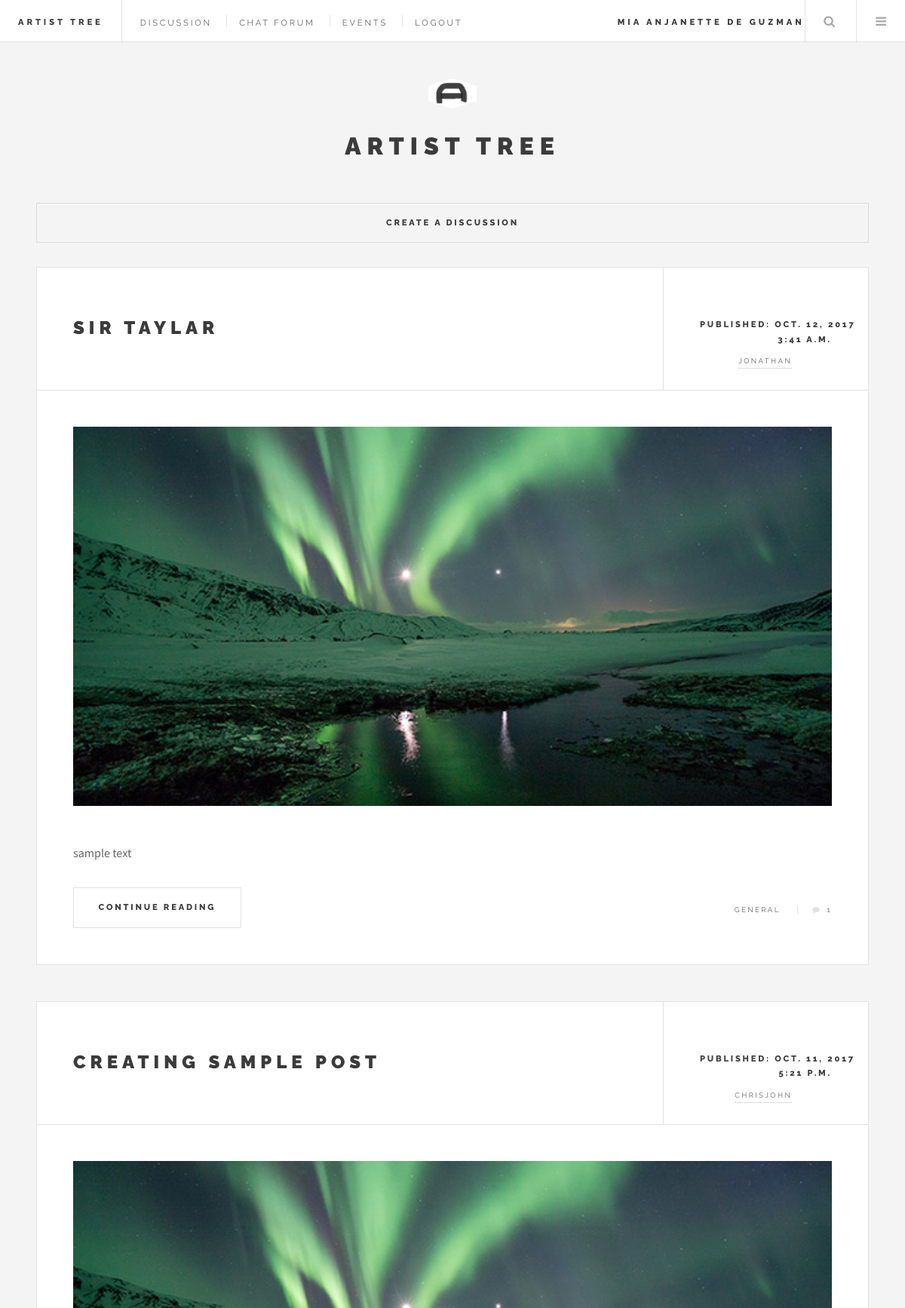
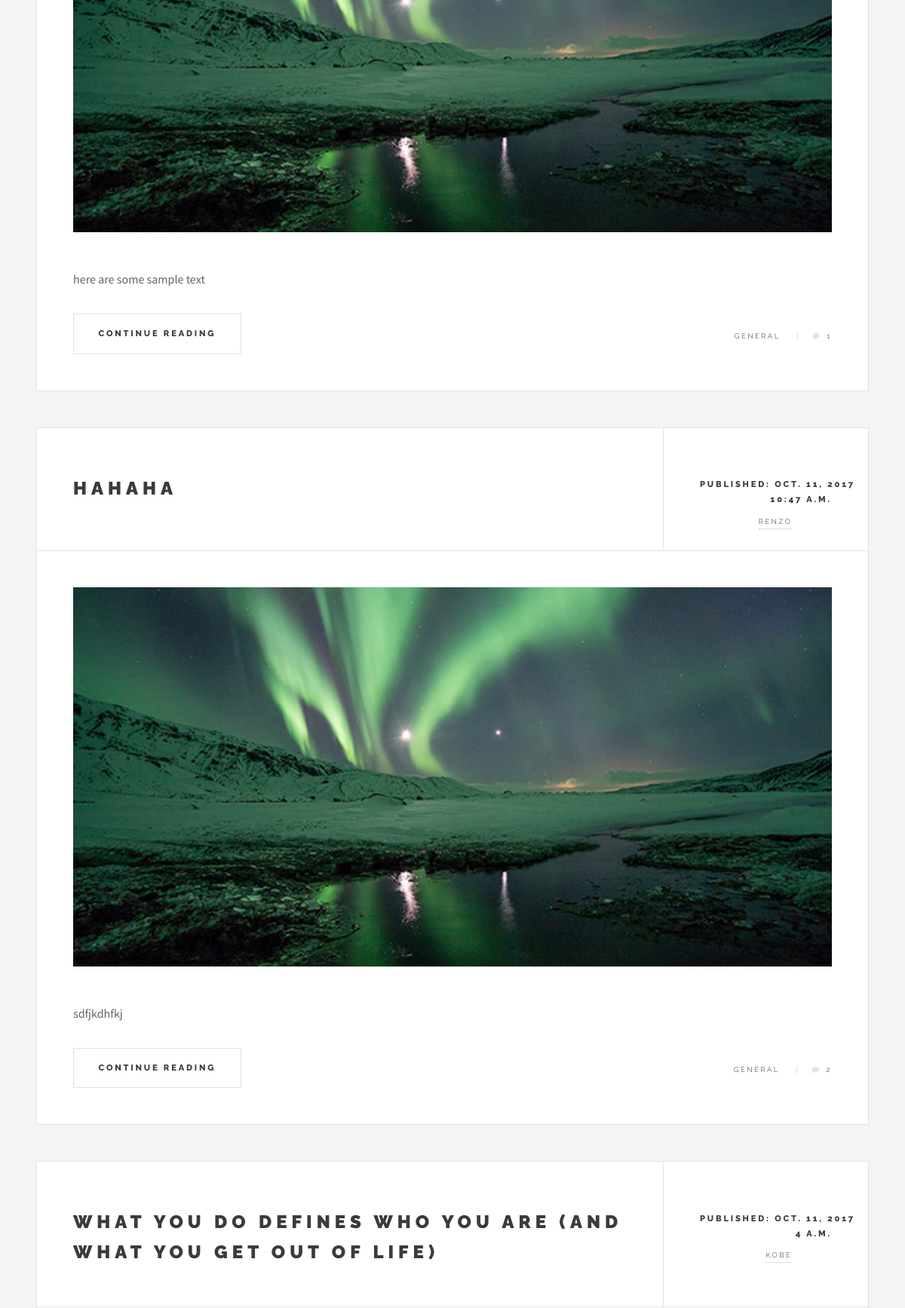
The app's page /artisttree/all/ (signed in, upper part) with its own data (2 pictures, top to bottom).
### artisttree/models.py (models this page shows, shortened)
class Post(models.Model):
    user = models.ForeignKey(User,related_name='user', on_delete=models.CASCADE)
    title = models.CharField(max_length=200)
    text = models.TextField()
    likes = models.IntegerField(default=False)
    date_posted = models.DateField(auto_now=True)
    time_posted = models.TimeField(auto_now=True)

### artisttree/views.py (the view)
# urls.py: url(r'^post/(?P<postdetail_id>[0-9]+)/$', views.postdetail, name='post'),
def post(request):
    comment = Comment.objects.all()
    post = Post.objects.all().order_by('-date_posted', '-time_posted')
    userprofileinfo = UserProfileInfo.objects.get(user_id=request.session['user_id'])
    print (comment)
    return render(request,'artisttree/post.html',{'post': post, 'userprofilepic':userprofileinfo,'comment':comment})

### artisttree/templates/artisttree/post.html (shortened to what this page needs)
<!DOCTYPE HTML>
<html>
	<head>
        <link rel="stylesheet" href="../../static/css/main (2).css" />
	</head>
	<body>
			<div id="wrapper">
					<header id="header">
						<h1><a href="{% url 'artisttree:all' %}">Artist Tree</a></h1>
						<nav class="links">
							<ul>
								<li><a href="{% url 'artisttree:all' %}">Discussion</a></li>
								<li><a href="{% url 'artisttree:home' %}">Chat Forum</a></li>
								<li><a href="{% url 'artisttree:event' %}">Events</a></li>
									<li><a href="/artisttree/logout_user">Logout</a></li>
							</ul>
						</nav>
							<h1><a href="/artisttree/profile/{{profile.id}}">{{user.first_name}} {{user.last_name}}</a></h1>
						<nav class="main">
							<ul>
								<li class="search">
									<a class="fa-search" href="#search">Search</a>
								</li>
								<li class="menu">
									<a class="fa-bars" href="#menu">Menu</a>
								</li>
							</ul>
						</nav>
					</header>
					<div id="main">
							<section>
								<ul class="actions vertical">
									<li><a href="{% url 'artisttree:create_post' %}" class="button big fit">Create a Discussion</a></li>
								</ul>
							</section>
							 {%if post.count > 0%}
								 {% for postdetail in post %}
							<article class="post">
								<header>
									<div class="title">
										<h2><a href="/artisttree/post/{{postdetail.id}}">{{postdetail.title}}</a></h2>
									</div>
									<div class="meta">
										{% load static %}
										<time class="published" datetime="2015-11-01">published: {{ postdetail.date_posted }} <br/> {{postdetail.time_posted}}</time>
										<a href="/artisttree/profile/{{postdetail.user.id}}" class="author"><span class="name">{{postdetail.user.first_name}}</span>
										{% if postdetail.user.userprofileinfo.profile_pic %}
										<img src="{{ MEDIA_URL }}{{postdetail.user.userprofileinfo.profile_pic.url }}" alt="" /></a>
										{% else %}
                        				<img src="{{ MEDIA_URL }}{{ 'profile_pics/user-256.png' }}" alt="">
                    					{% endif %}
									</div>
								</header>
								<a href="#" class="image featured"><img src="../../static/images/pic01.jpg" alt="" /></a>
								<p>{{postdetail.text|lower|truncatewords:"20"}}</p>
								<footer>
									<ul class="actions">
										<li><a href="/artisttree/post/{{postdetail.id}}" class="button big">Continue Reading</a></li>
									</ul>
									<ul class="stats">
										<li>General</li>
										<li><a href="/artisttree/post/{{postdetail.id}}" class="icon fa-comment">{{postdetail.comments.count}}</a></li>
									</ul>
								</footer>
							</article>
								 {%endfor%}
                    {%else%}
                     <p>No Post</p>
                    {%endif%}
					</div>
					<section id="sidebar">
							<section id="intro">
								<a href="#" class="logo"><img src="../../static/a.png" alt="" /></a>
								<header>
									<h2>Artist Tree</h2>
								</header>
							</section>
					</section>
			</div>
	</body>
</html>

### records on screen
Post: title "SIR TAYLAR", date_posted "OCT. 12, 2017", time_posted "3:41 A.M.", user.first_name "JONATHAN", text "sample text", comments.count "1"
Post: title "CREATING SAMPLE POST", date_posted "OCT. 11, 2017", time_posted "5:21 P.M.", user.first_name "CHRISJOHN", text "here are some sample text", comments.count "1"
Post: title "HAHAHA", date_posted "OCT. 11, 2017", time_posted "10:47 A.M.", user.first_name "RENZO", text "sdfjkdhfkj", comments.count "2"
Post: title "WHAT YOU DO DEFINES WHO YOU ARE (AND WHAT YOU GET OUT OF LIFE)", date_posted "OCT. 11, 2017", time_posted "4 A.M.", user.first_name "KOBE"

### other values on screen
{{ user.first_name }} "MIA ANJANETTE"
{{ user.last_name }} "DE GUZMAN"
